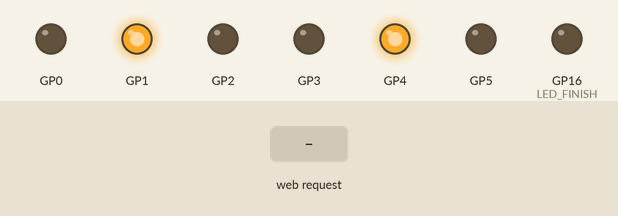
Bench run of a program on a simulated Raspberry Pi Pico running MicroPython. Parts: output pins drawn as LEDs (lit = HIGH). Inputs (shaded band) come from the test bench. WiFi joins after 1.5 s; threads take turns every 2 ms.

Above: at 1.7 s.
1.8 s: HTTP request GET /map received
At 2.01 s:
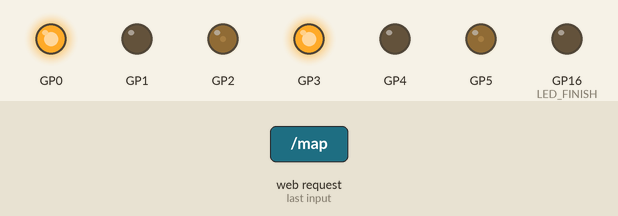
At 3.2 s:
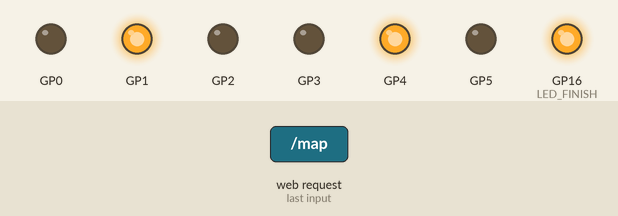
3.5 s: HTTP request GET /race received
At 4.2 s:
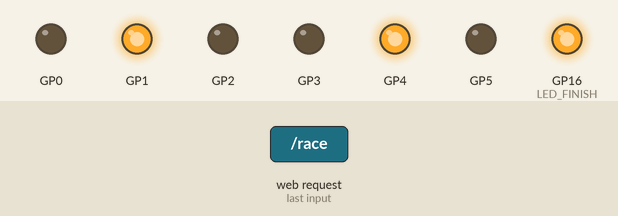
Timing chart, 0 to 6.5 s (numbered marks = the images above; inputs shaded):
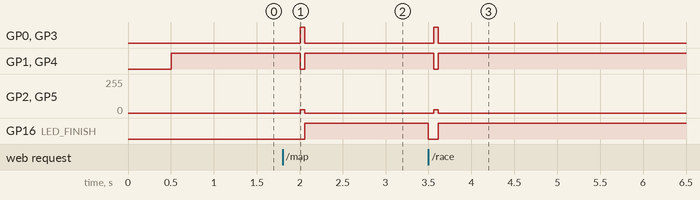

Measured:
- after the input at 1.8 s, GP0, GP3: LOW → HIGH after 0.21 s, → LOW 0.05 s later; GP1, GP4: HIGH → LOW after 0.21 s, → HIGH 0.05 s later; GP2, GP5: 0/255 → 25/255 after 0.21 s, → 0/255 0.05 s later; GP16 (LED_FINISH): LOW → HIGH after 0.26 s
- after the input at 3.5 s, GP0, GP3: LOW → HIGH after 0.06 s, → LOW 0.05 s later; GP1, GP4: HIGH → LOW after 0.06 s, → HIGH 0.05 s later; GP2, GP5: 0/255 → 25/255 after 0.06 s, → 0/255 0.05 s later; GP16 (LED_FINISH): HIGH → LOW at once, → HIGH 0.11 s later

The program:

final_maze.py
```python
import machine, network, socket, time, _thread, ure

# Force WiFi Reset on startup
wlan = network.WLAN(network.STA_IF)
wlan.active(False)
time.sleep(0.5)
wlan.active(True)

# ================= 🛠️ CONFIGURABLE PARAMETERS =================
cfg = {
    "fwd": 150, "klr": 220, "kb": 400,
    "s_map": 50.0,
    "s_race": 50.0,
    "t": 75.0,
    "kp": 1.0
}

# ================= ⚙️ HARDWARE CONFIG =================
L_PINS = [5, 4, 3]; R_PINS = [2, 1, 0]
SENSOR_PINS = [15, 14, 13, 12, 9, 8, 7, 6]
LED_FINISH = machine.Pin(16, machine.Pin.OUT)

# ================= 📶 WIFI =================
SSID, PASSWORD = 'POCO M2 Pro', '123456789'

# ================= 🧠 MAZE MEMORY =================
raw_path = []      # The "dirty" path with dead ends
solved_path = []   # The optimized LSR string
mode = "IDLE"      # IDLE, MAPPING, RACING
race_index = 0

def solve_maze():
    global raw_path, solved_path
    path = "".join(raw_path)
    rules = {"LBL":"S", "LBS":"R", "RBL":"B", "SBL":"R", "SBS":"B", "LBR":"B"}

    # Repeatedly simplify until no 'B' remains
    while "B" in path:
        old_path = path
        for key, val in rules.items():
            path = path.replace(key, val)
        if path == old_path: break

    solved_path = list(path)

# ================= 🔧 MOTOR & SENSOR INIT =================
def init_motor(pins):
    pwm = machine.PWM(machine.Pin(pins[0])); pwm.freq(15000)
    return pwm, machine.Pin(pins[1], machine.Pin.OUT), machine.Pin(pins[2], machine.Pin.OUT)

l_pwm, l_in1, l_in2 = init_motor(L_PINS)
r_pwm, r_in1, r_in2 = init_motor(R_PINS)
sensors = [machine.Pin(p, machine.Pin.IN) for p in SENSOR_PINS]

SAFE_LIMIT = 0.5

def set_motors(l, r):
    l, r = max(-100, min(100, l)), max(-100, min(100, r))
    l_safe, r_safe = l * SAFE_LIMIT, r * SAFE_LIMIT

    l_in1.value(1 if l_safe >= 0 else 0)
    l_in2.value(0 if l_safe >= 0 else 1)
    r_in1.value(1 if r_safe >= 0 else 0)
    r_in2.value(0 if r_safe >= 0 else 1)

    l_pwm.duty_u16(int(abs(l_safe) / 100 * 65535))
    r_pwm.duty_u16(int(abs(r_safe) / 100 * 65535))

# ================= 🧭 NAVIGATION HELPERS =================
def execute_turn(node, speed):
    # 1. Move forward to center
    set_motors(speed, speed)
    found_finish = False
    for _ in range(cfg["fwd"] // 10):
        time.sleep_ms(10)
        if sum([s.value() for s in sensors]) >= 8:
            found_finish = True; break
    if found_finish: return "FINISH"

    # 2. Execute Rotation
    if node != 'S':
        set_motors(0, 0); time.sleep_ms(50)
        if node == 'L': set_motors(-cfg["t"], cfg["t"])
        else: set_motors(cfg["t"], -cfg["t"])

        # Initial kick to move off current line
        time.sleep_ms(150 if node == 'B' else cfg["klr"])
        # Wait for center sensors to find the new line
        while sensors[3].value() == 0 and sensors[4].value() == 0: pass

        # Active Brake
        if node == 'L': set_motors(cfg["t"], -cfg["t"])
        else: set_motors(-cfg["t"], cfg["t"])
        time.sleep_ms(20)

    # 3. Clear Junction (The Gatekeeper)
    # Don't return until wing sensors are on white
    while sum([sensors[i].value() for i in [0, 1, 6, 7]]) > 0:
        set_motors(speed * 0.7, speed * 0.7)

    set_motors(0,0) # Brief pause to sync logic
    return "DONE"

def finish_sequence():
    global mode
    set_motors(0, 0)
    LED_FINISH.on()
    mode = "IDLE"

# ================= 📱 WEB DASHBOARD =================
html_template = """<!DOCTYPE html><html><head><title>MAZE MASTER</title>
<meta name="viewport" content="width=device-width, initial-scale=1">
<style>
    body{{background:#111;color:#eee;text-align:center;font-family:sans-serif}}
    .box{{background:#222;padding:12px;margin:8px;border-radius:10px;border:1px solid #444}}
    .path{{font-size:1.3em;color:#2ecc71;background:#000;padding:10px;word-break:break-all;border:1px solid #333}}
    button{{padding:15px;width:30%;margin:5px;border-radius:8px;font-weight:bold;border:none;cursor:pointer}}
</style></head><body>
    <h2>Mode: <span style="color:#0af">{mode}</span></h2>
    <div class="box">
        <button style="background:#2ecc71;color:#fff" onclick="fetch('/map')">DRY RUN</button>
        <button style="background:#f39c12;color:#fff" onclick="fetch('/solve')">SOLVE</button>
        <button style="background:#3498db;color:#fff" onclick="fetch('/race')">ACTUAL</button><br>
        <button style="background:#e74c3c;width:95%;margin-top:10px" onclick="fetch('/stop')">STOP</button>
    </div>
    <div class="box"><h3>RAW PATH</h3><div class="path" style="color:#e67e22">{raw}</div></div>
    <div class="box"><h3>SOLVED PATH</h3><div class="path">{sol}</div></div>
    <script>setInterval(()=>{{ if(!window.location.search) location.reload(); }}, 2000);</script>
</body></html>"""

def web_server():
    global mode, solved_path, raw_path, cfg, race_index
    wlan = network.WLAN(network.STA_IF)
    wlan.active(True)
    wlan.connect(SSID, PASSWORD)
    while not wlan.isconnected(): time.sleep(0.5)

    s = socket.socket()
    s.setsockopt(socket.SOL_SOCKET, socket.SO_REUSEADDR, 1)
    s.bind(('0.0.0.0', 80))
    s.listen(1)

    while True:
        try:
            cl, _ = s.accept(); req = cl.recv(1024).decode()
            if 'GET /map' in req:
                raw_path=[]; solved_path=[]; mode="MAPPING"
                LED_FINISH.off()
            elif 'GET /solve' in req:
                solve_maze()
            elif 'GET /race' in req:
                race_index=0; mode="RACING"
                LED_FINISH.off()
            elif 'GET /stop' in req:
                mode="IDLE"

            r_str = " → ".join(raw_path) if raw_path else "Empty"
            s_str = " → ".join(solved_path) if solved_path else "Not Solved"
            cl.send("HTTP/1.0 200 OK\r\n\r\n" + html_template.format(mode=mode, raw=r_str, sol=s_str, **cfg, sm=cfg["s_map"], sr=cfg["s_race"]))
            cl.close()
        except: pass

# ================= 🏎️ THE MAIN ENGINE (REWRITTEN) =================
def drive():
    global mode, solved_path, raw_path, race_index
    while True:
        v = [s.value() for s in sensors]
        s_sum = sum(v)

        if mode == "MAPPING":
            # 1. FINISH LINE DETECTION (Highest Priority)
            if s_sum >= 7:
                finish_sequence()
                continue

            # 2. LEFT JUNCTION (Left-Hand Rule Priority)
            if v[0] == 1 or v[1] == 1:
                # Same "Clear and Check" logic as Right, but we always take 'L'
                res = execute_turn('L', cfg["s_map"])
                if res == "FINISH":
                    finish_sequence()
                else:
                    raw_path.append('L')
                continue

            # 3. RIGHT OR STRAIGHT JUNCTION
            if v[6] == 1 or v[7] == 1:
                # --- THE FIX: DYNAMIC PEAK ---
                # Move forward until wing sensors clear the horizontal line
                while sum([sensors[i].value() for i in [0, 1, 6, 7]]) > 0:
                    set_motors(cfg["s_map"] * 0.7, cfg["s_map"] * 0.7)

                # Tiny nudge to ensure center sensors are past the junction core
                time.sleep_ms(40)
                set_motors(0, 0) # Momentary pause for clean sensor reading

                if sum([s.value() for s in sensors[2:6]]) > 0:
                    # Line continues! Record Straight.
                    # We are already past the junction, so no execute_turn needed.
                    raw_path.append('S')
                else:
                    # Line ended! It was a 90-degree Right Turn.
                    # We are currently past it, so we need to pivot back onto it.
                    execute_turn('R', cfg["s_map"])
                    raw_path.append('R')
                continue

            # 4. DEAD END (B)
            if s_sum == 0:
                time.sleep_ms(20) # Confirmation debounce
                if sum([s.value() for s in sensors]) == 0:
                    execute_turn('B', cfg["s_map"])
                    raw_path.append('B')
                continue

            # 5. PID LINE FOLLOWING (Standard Path)
            err = (v[5]*15 + v[4]*5) - (v[3]*5 + v[2]*15)
            set_motors(cfg["s_map"] + (err * cfg["kp"]), cfg["s_map"] - (err * cfg["kp"]))

        elif mode == "RACING":
            if s_sum >= 7: finish_sequence(); continue

            # Intersection Detection (Wings or Gap)
            if (v[0]==1 or v[1]==1 or v[6]==1 or v[7]==1) or (s_sum == 0):
                if race_index < len(solved_path):
                    node = solved_path[race_index]
                    # We use the same 'S' logic: if S, just move past the wings
                    if node == 'S':
                        while sum([sensors[i].value() for i in [0, 1, 6, 7]]) > 0:
                            set_motors(cfg["s_race"], cfg["s_race"])
                        time.sleep_ms(30)
                    else:
                        execute_turn(node, cfg["s_race"])
                    race_index += 1
                continue

            err = (v[5]*15 + v[4]*5) - (v[3]*5 + v[2]*15)
            set_motors(cfg["s_race"] + (err * cfg["kp"]), cfg["s_race"] - (err * cfg["kp"]))

        else:
            # IDLE MODE
            set_motors(0, 0)
            time.sleep(0.1)

def finish_sequence():
    global mode
    set_motors(0, 0)
    # Give a tiny reverse pulse to snap to a dead stop if moving fast
    set_motors(-20, -20)
    time.sleep_ms(50)
    set_motors(0, 0)

    LED_FINISH.on()  # Turn it on
    mode = "IDLE"    # This stops the drive logic

_thread.start_new_thread(web_server, ())
drive()
```
